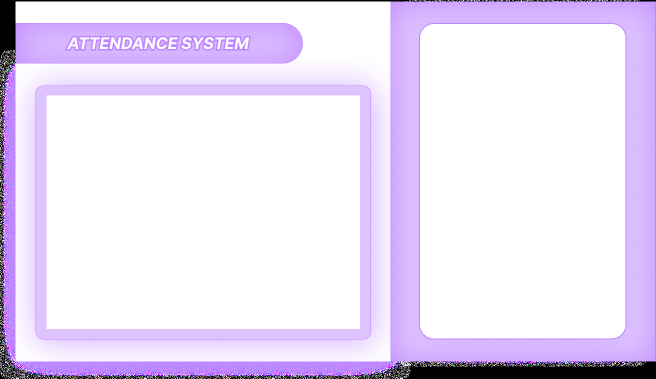
#> input picture Resources/background.png, 1311 x 758 px (shown at 1/2 size)
$ python small-test.py
#> lines starting #> are read from the running program, lines starting #| are printed output that depends on the picture; after the words box and inside, x2 and y2 are one past the last pixel; in counts of white or black regions, pixels touching at a corner belong together
import cv2

img = cv2.imread("Resources/background.png")
#> img is the input picture: shape (758, 1311, 3); mean B, G, R 246.9, 224, 234.3
img[3:43+633, 840:840+413] = cv2.resize(cv2.imread("Resources/Modes/1.png"), (413, 673))
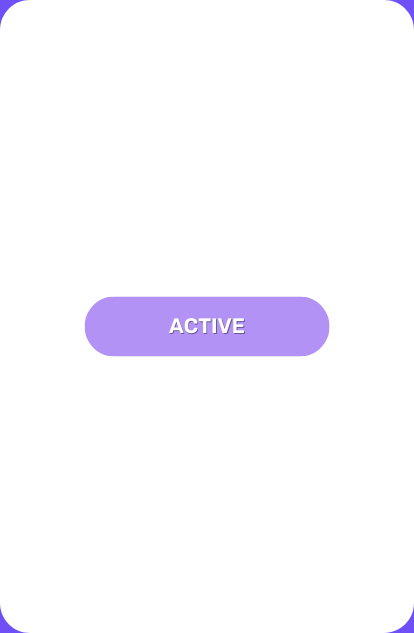
#> input picture Resources/Modes/1.png, 414 x 633 px
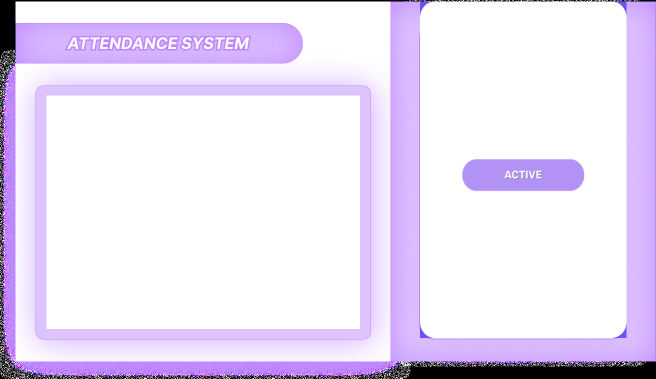
#> img: shape (758, 1311, 3) (shown at 1/2 size); 3.62% of pixels changed, all inside (x1, y1, x2, y2) = (840, 3, 1253, 676)
cv2.imshow("Display",img)
cv2.waitKey(0)
cv2.destroyAllWindows()
